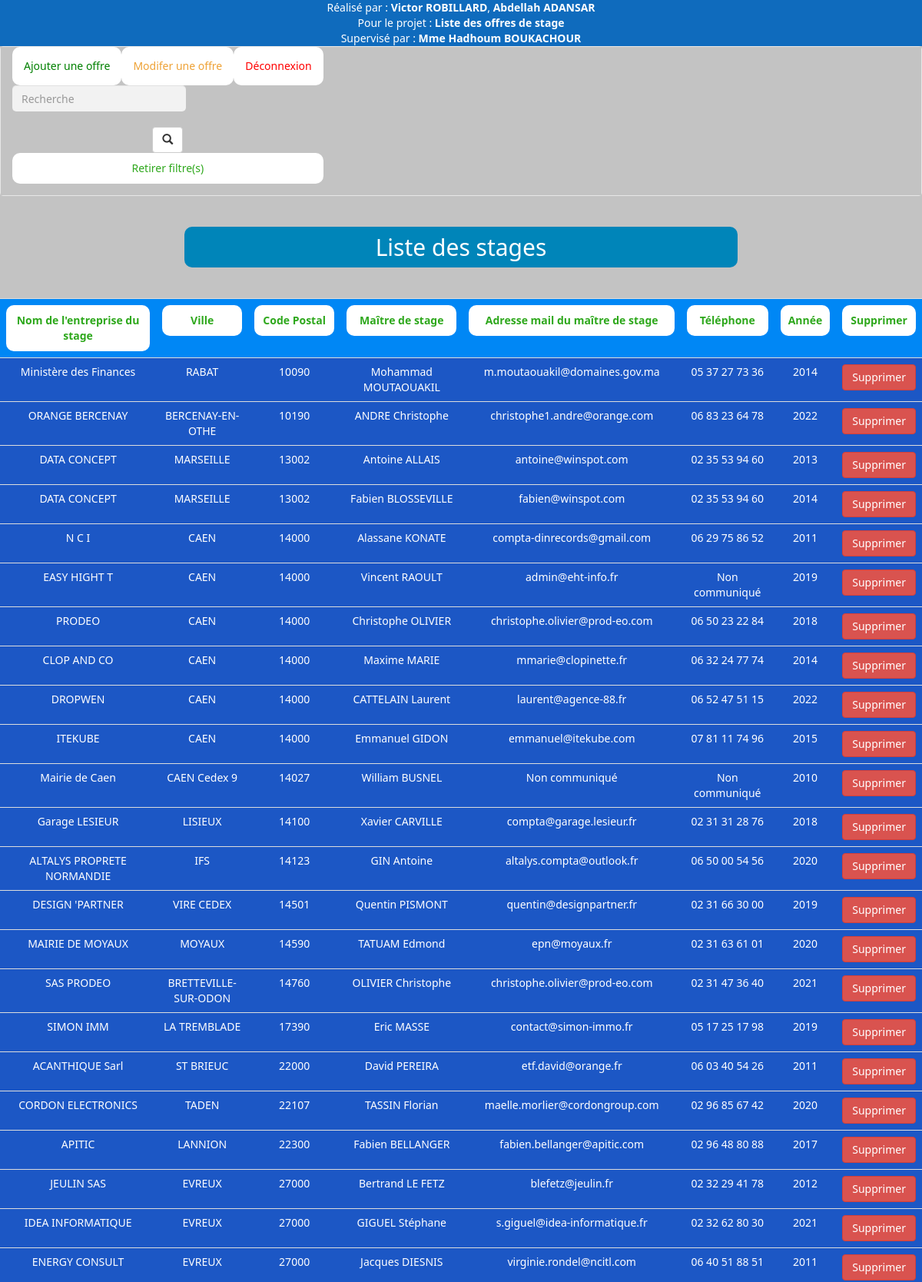
The app's page /listeAdmin.php?sort=codePostal&order=asc (signed in, upper part) with its own data.
### tables this page shows
CREATE TABLE `offre` (
  `nomEnt` varchar(50) NOT NULL,
  `ville` varchar(50) NOT NULL,
  `codePostal` varchar(20) NOT NULL,
  `maitreStg` varchar(50) NOT NULL,
  `mail` varchar(50) NOT NULL,
  `telephone` varchar(20) NOT NULL,
  `id` int(3) NOT NULL,
  `annee` year(4) NOT NULL
);

### listeAdmin.php (the view, shortened to what this page needs)
<?php
$conn = mysqli_connect("localhost", "root", "", "stage");
$sort = isset($_GET['sort']) ? $_GET['sort'] : '';
$order = isset($_GET['order']) ? $_GET['order'] : 'asc';
if (isset($_POST['search'])) {
    $search_term = $_POST['search_term'];
    $resut = mysqli_query($conn, "SELECT * FROM offre WHERE nomEnt LIKE '%$search_term%'  OR ville LIKE '%$search_term%' OR codePostal LIKE '%$search_term%'
    OR maitreStg LIKE '%$search_term%' OR mail LIKE '%$search_term%' OR telephone LIKE '%$search_term%' OR annee LIKE '%$search_term%'");
    $resultat = mysqli_fetch_all($resut);
}
else if ($sort != '' && $order != '') {
    $resut = mysqli_query($conn, "SELECT * FROM offre ORDER BY $sort $order");
    $resultat = mysqli_fetch_all($resut);
}
else {
    $resut = mysqli_query($conn, "SELECT * FROM offre");
    $resultat = mysqli_fetch_all($resut);
}
?>
<!DOCTYPE html>
<html lang="en">
<head>
    <link rel="stylesheet" href="https://maxcdn.bootstrapcdn.com/bootstrap/3.4.1/css/bootstrap.min.css">
    <link rel="stylesheet" href="styleListe.css">
</head>
<body>
    <header>
        <div class="HautDePage">
            Réalisé par :
            <strong>Victor ROBILLARD</strong>,
            <strong>Abdellah ADANSAR</strong>
            <br>
            Pour le projet :
            <strong>Liste des offres de stage</strong>
            <br>
            Supervisé par :
            <strong> Mme Hadhoum BOUKACHOUR </strong>
        </div>
    </header>
    <main>
        <form action="" method="post">
            <div class="navbar navbar-default">
                <div class="container-fluid">
                    <ul class="nav navbar-nav">
                        <li><a href="ajoutOffre.php" style="color: green; background-color: white;">Ajouter une offre</a></li>
                        <li><a href="modifierOffre.php" style="color: #eea236; background-color: white;">Modifer une offre</a></li>
                        <li><a href="logout.php" style="color: red; background-color: white;">Déconnexion</a></li>
                        <div class="form-group">
                            <input type="text" class="form-control" placeholder="Recherche" name="search_term"><br>
                            <button type="submit" class="btn btn-default" name="search"><span class="glyphicon glyphicon-search"></span></button>
                            <a href="listeAdmin.php">Retirer filtre(s)</a>
                        </div>
                    </ul>
                </div>
            </div>
            <center>
                <h2>Liste des stages</h2><br>
                <table class="table">
                    <tr>
                        <th><a href="?sort=nomEnt&order=<?php echo $sort == 'nomEnt' && $order == 'asc' ? 'desc' : 'asc'; ?>">Nom de l'entreprise du stage</a></th>
                        <th style="width: 10%;"><a href="?sort=ville&order=<?php echo $sort == 'ville' && $order == 'asc' ? 'desc' : 'asc'; ?>">Ville</a></th>
                        <th style="width: 10%;"><a href="?sort=codePostal&order=<?php echo $sort == 'codePostal' && $order == 'asc' ? 'desc' : 'asc'; ?>">Code Postal</a></th>
                        <th><a href="?sort=maitreStg&order=<?php echo $sort == 'maitreStg' && $order == 'asc' ? 'desc' : 'asc'; ?>">Maître de stage</a></th>
                        <th><a href="?sort=mail&order=<?php echo $sort == 'mail' && $order == 'asc' ? 'desc' : 'asc'; ?>">Adresse mail du maître de stage</a></th>
                        <th><a href="?sort=telephone&order=<?php echo $sort == 'telephone' && $order == 'asc' ? 'desc' : 'asc'; ?>">Téléphone</a></th>
                        <th><a href="?sort=annee&order=<?php echo $sort == 'annee' && $order == 'asc' ? 'desc' : 'asc'; ?>">Année</a></th>
                        <th>
                            <p>Supprimer</p>
                        </th>
                    </tr>
                    <?php
                    foreach ($resultat as $res) {
                        echo "<tr>
                    <td><input type='hidden' name='nomEnt$res[6]' value='$res[0]'>$res[0]</td>
                    <td><input type='hidden' name='ville$res[6]' value='$res[1]'>$res[1]</td>
                    <td><input type='hidden' name='codePostal$res[6]' value='$res[2]'>$res[2]</td>
                    <td><input type='hidden' name='maitreStg$res[6]' value='$res[3]'>$res[3]</td>
                    <td><input type='hidden' name='mail$res[6]' value='$res[4]'>$res[4]</td>
                    <td><input type='hidden' name='telephone$res[6]' value='$res[5]'>$res[5]</td>
                    <td><input type='hidden' name='annee$res[6]' value='$res[7]'>$res[7]</td>
                    <td><input type='submit' class='btn btn-danger' name='supprimer$res[6]' value='Supprimer'></td>
                </tr>";
                    }
                    ?>
                </table>
            </center>
        </form>
    </main>
</body>
</html>

### styleListe.css (style rules this page uses)
body { font-family: system-ui; }
form { display: flex; flex-direction: column; background-color: rgb(195, 195, 195); }
p { color: #2ea81c; background-color: white; padding: 10px; border-radius: 10px; }
h2 { color: #ffffff; background-color: #0085b9; display: flex; flex-direction: column; align-items: center; justify-content: center; margin: 20px auto; width: 60%; height: auto; padding: 10px; border-radius: 10px; }
a { color: #2ea81c; background-color: white; text-decoration: none; display: flex; flex-direction: column; align-items: center; padding: 10px; border-radius: 10px; transition: all 0.3s ease; }
td { color: #ffffff; text-align: center; background-color: #1c57c5; }
th { text-align: center; background-color: #0087f5; }
div { text-align: center; background-color: rgb(195, 195, 195); }
input[type="text"], button { border-radius: 5px; border: none; background-color: #f2f2f2; width: auto; }
header { display: block; }
.HautDePage { text-align: center; color: #fff; background-color: #0f6bbd; }

### records on screen
offre: nomEnt "Ministère des Finances", ville "RABAT", codePostal "10090", maitreStg "Mohammad MOUTAOUAKIL", mail "m.moutaouakil@domaines.gov.ma", telephone "05 37 27 73 36", annee "2014"
offre: nomEnt "ORANGE BERCENAY", ville "BERCENAY-EN-OTHE", codePostal "10190", maitreStg "ANDRE Christophe", mail "christophe1.andre@orange.com", telephone "06 83 23 64 78", annee "2022"
offre: nomEnt "DATA CONCEPT", ville "MARSEILLE", codePostal "13002", maitreStg "Antoine ALLAIS", mail "antoine@winspot.com", telephone "02 35 53 94 60", annee "2013"
offre: nomEnt "DATA CONCEPT", ville "MARSEILLE", codePostal "13002", maitreStg "Fabien BLOSSEVILLE", mail "fabien@winspot.com", telephone "02 35 53 94 60", annee "2014"
offre: nomEnt "N C I", ville "CAEN", codePostal "14000", maitreStg "Alassane KONATE", mail "compta-dinrecords@gmail.com", telephone "06 29 75 86 52", annee "2011"
offre: nomEnt "EASY HIGHT T", ville "CAEN", codePostal "14000", maitreStg "Vincent RAOULT", mail "admin@eht-info.fr", telephone "Non communiqué", annee "2019"
offre: nomEnt "PRODEO", ville "CAEN", codePostal "14000", maitreStg "Christophe OLIVIER", mail "christophe.olivier@prod-eo.com", telephone "06 50 23 22 84", annee "2018"
offre: nomEnt "CLOP AND CO", ville "CAEN", codePostal "14000", maitreStg "Maxime MARIE", mail "mmarie@clopinette.fr", telephone "06 32 24 77 74", annee "2014"
offre: nomEnt "DROPWEN", ville "CAEN", codePostal "14000", maitreStg "CATTELAIN Laurent", mail "laurent@agence-88.fr", telephone "06 52 47 51 15", annee "2022"
offre: nomEnt "ITEKUBE", ville "CAEN", codePostal "14000", maitreStg "Emmanuel GIDON", mail "emmanuel@itekube.com", telephone "07 81 11 74 96", annee "2015"
offre: nomEnt "Mairie de Caen", ville "CAEN Cedex 9", codePostal "14027", maitreStg "William BUSNEL", mail "Non communiqué", telephone "Non communiqué", annee "2010"
offre: nomEnt "Garage LESIEUR", ville "LISIEUX", codePostal "14100", maitreStg "Xavier CARVILLE", mail "compta@garage.lesieur.fr", telephone "02 31 31 28 76", annee "2018"
offre: nomEnt "ALTALYS PROPRETE NORMANDIE", ville "IFS", codePostal "14123", maitreStg "GIN Antoine", mail "altalys.compta@outlook.fr", telephone "06 50 00 54 56", annee "2020"
offre: nomEnt "DESIGN 'PARTNER", ville "VIRE CEDEX", codePostal "14501", maitreStg "Quentin PISMONT", mail "quentin@designpartner.fr", telephone "02 31 66 30 00", annee "2019"
offre: nomEnt "MAIRIE DE MOYAUX", ville "MOYAUX", codePostal "14590", maitreStg "TATUAM Edmond", mail "epn@moyaux.fr", telephone "02 31 63 61 01", annee "2020"
offre: nomEnt "SAS PRODEO", ville "BRETTEVILLE-SUR-ODON", codePostal "14760", maitreStg "OLIVIER Christophe", mail "christophe.olivier@prod-eo.com", telephone "02 31 47 36 40", annee "2021"
offre: nomEnt "SIMON IMM", ville "LA TREMBLADE", codePostal "17390", maitreStg "Eric MASSE", mail "contact@simon-immo.fr", telephone "05 17 25 17 98", annee "2019"
offre: nomEnt "ACANTHIQUE Sarl", ville "ST BRIEUC", codePostal "22000", maitreStg "David PEREIRA", mail "etf.david@orange.fr", telephone "06 03 40 54 26", annee "2011"
offre: nomEnt "CORDON ELECTRONICS", ville "TADEN", codePostal "22107", maitreStg "TASSIN Florian", mail "maelle.morlier@cordongroup.com", telephone "02 96 85 67 42", annee "2020"
offre: nomEnt "APITIC", ville "LANNION", codePostal "22300", maitreStg "Fabien BELLANGER", mail "fabien.bellanger@apitic.com", telephone "02 96 48 80 88", annee "2017"
offre: nomEnt "JEULIN SAS", ville "EVREUX", codePostal "27000", maitreStg "Bertrand LE FETZ", mail "blefetz@jeulin.fr", telephone "02 32 29 41 78", annee "2012"
offre: nomEnt "IDEA INFORMATIQUE", ville "EVREUX", codePostal "27000", maitreStg "GIGUEL Stéphane", mail "s.giguel@idea-informatique.fr", telephone "02 32 62 80 30", annee "2021"
offre: nomEnt "ENERGY CONSULT", ville "EVREUX", codePostal "27000", maitreStg "Jacques DIESNIS", mail "virginie.rondel@ncitl.com", telephone "06 40 51 88 51", annee "2011"
